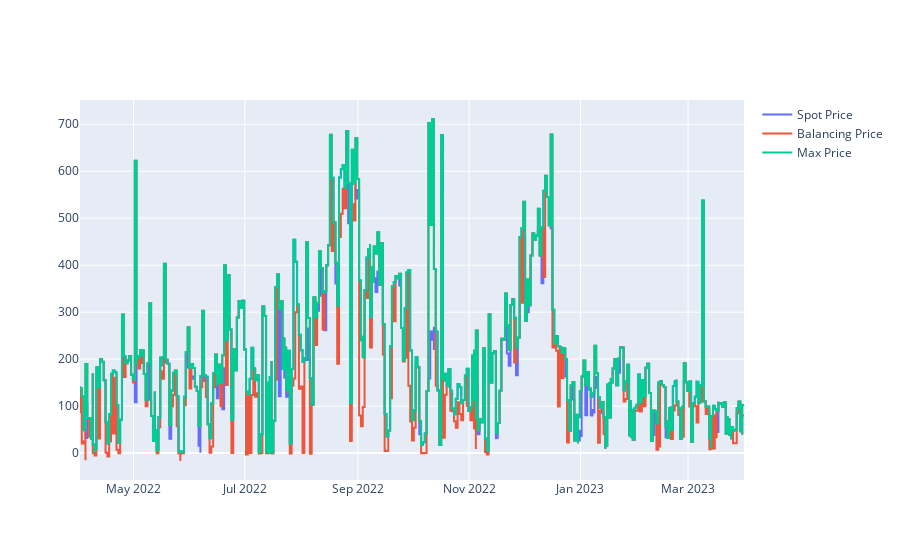

Notebook code for this chart:
### Code cell
[timestamps, spot_price_values, balancing_price_values, max_price_values] = zip(*max_prices.view("""
select datetime_start, spot_price, balancing_price, max_price from _
where datetime_start like '%T16:00%'
"""))
t = {"x": timestamps, "line": {"shape": "hv"}}
traces = [
    {**t, "y": spot_price_values, "name": "Spot Price"},
    {**t, "y": balancing_price_values, "name": "Balancing Price"},
    {**t, "y": max_price_values, "name": "Max Price"}
]
go.Figure(traces)

### Figure 1 — Plotly figure (JSON) as saved in the notebook; plotly's stock layout.template omitted (floating-point values rounded to 4 significant figures; data arrays with more than 128 entries replaced by an {"elided": "..."} marker saying what was removed)
{"data": [{"line": {"shape": "hv"}, "name": "Spot Price", "type": "scatter", "x": {"elided": "730 str values"}, "y": {"elided": "730 float values"}}, {"line": {"shape": "hv"}, "name": "Balancing Price", "type": "scatter", "x": {"elided": "730 str values"}, "y": {"elided": "730 float values"}}, {"line": {"shape": "hv"}, "name": "Max Price", "type": "scatter", "x": {"elided": "730 str values"}, "y": {"elided": "730 float values"}}], "layout": {}}
